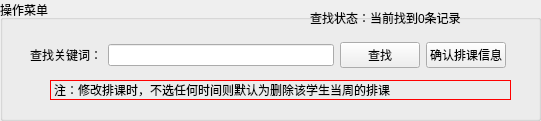
    <widget class="QGroupBox" name="groupBox_9">
     <property name="geometry">
      <rect>
       <x>530</x>
       <y>380</y>
       <width>541</width>
       <height>121</height>
      </rect>
     </property>
     <property name="title">
      <string>操作菜单</string>
     </property>
     <widget class="QLabel" name="label_33">
      <property name="geometry">
       <rect>
        <x>50</x>
        <y>80</y>
        <width>461</width>
        <height>20</height>
       </rect>
      </property>
      <property name="styleSheet">
       <string notr="true">font:9pt '黑体';
border-width: 1px;
border-style: solid;
border-color: rgb(255, 0, 0);</string>
      </property>
      <property name="text">
       <string>注：修改排课时，不选任何时间则默认为删除该学生当周的排课</string>
      </property>
     </widget>
     <widget class="QLabel" name="lb_sch_status_2">
      <property name="geometry">
       <rect>
        <x>310</x>
        <y>10</y>
        <width>231</width>
        <height>16</height>
       </rect>
      </property>
      <property name="text">
       <string>查找状态：当前找到0条记录</string>
      </property>
     </widget>
     <widget class="QWidget" name="">
      <property name="geometry">
       <rect>
        <x>30</x>
        <y>40</y>
        <width>476</width>
        <height>30</height>
       </rect>
      </property>
      <layout class="QGridLayout" name="gridLayout_22">
       <item row="0" column="0">
        <widget class="QLabel" name="label_32">
         <property name="text">
          <string>查找关键词：</string>
         </property>
        </widget>
       </item>
       <item row="0" column="1">
        <widget class="QLineEdit" name="le_upclass_term"/>
       </item>
       <item row="0" column="2">
        <widget class="QPushButton" name="btn_upclass_search">
         <property name="text">
          <string>查找</string>
         </property>
        </widget>
       </item>
       <item row="0" column="3">
        <widget class="QPushButton" name="btn_confirm_2">
         <property name="text">
          <string>确认排课信息</string>
         </property>
        </widget>
       </item>
      </layout>
     </widget>
    </widget>
